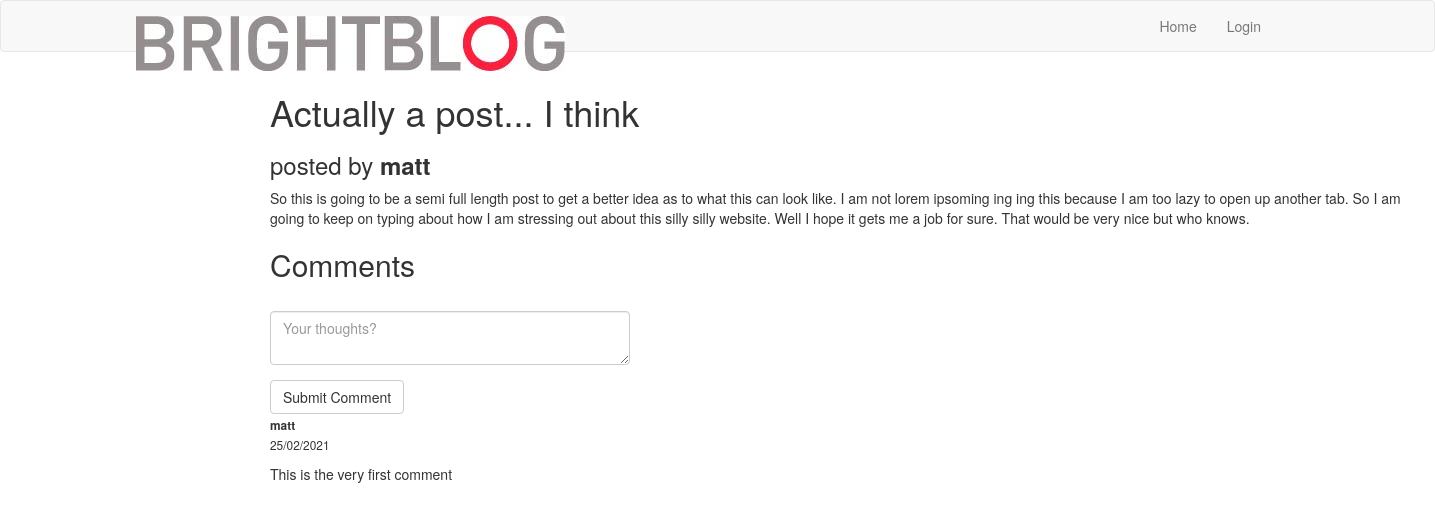
The page /showpost/3 on the database its author committed.
### app/models.py (models this page shows, shortened)
class Post(db.Model):
    id = db.Column(db.Integer, primary_key=True)
    title = db.Column(db.String(150))
    body = db.Column(db.Text())
    timestamp = db.Column(db.DateTime, index=True, default=datetime.utcnow)
    user_id = db.Column(db.Integer, db.ForeignKey('user.id'))

class User(UserMixin, db.Model):
    id = db.Column(db.Integer, primary_key=True)
    username = db.Column(db.String(64), index=True, unique=True)
    email = db.Column(db.String(120), index=True, unique=True)
    password_hash = db.Column(db.String(128))
    posts = db.relationship('Post', backref='author', lazy='dynamic')
    comments = db.relationship('Comment', backref='author', lazy='dynamic')

class Comment(db.Model):
    _N = 6 # number of digits used for each component of path
    id = db.Column(db.Integer, primary_key=True)
    text = db.Column(db.String(500))
    user_id = db.Column(db.Integer, db.ForeignKey('user.id'))
    post_id = db.Column(db.Integer, db.ForeignKey('post.id'))
    timestamp = db.Column(db.DateTime(), default=datetime.utcnow, index=True)
    path = db.Column(db.Text, index=True)
    parent_id = db.Column(db.Integer, db.ForeignKey('comment.id'))
    replies = db.relationship(
        'Comment', backref=db.backref('parent', remote_side=[id]),
        lazy='dynamic')

### app/routes.py (the view)
@app.route('/showpost/<int:post_id>', methods=['GET', 'POST'])
def show_post(post_id):
    form = CommentForm()
    post = Post.query.get(post_id)
    comments = Comment.query.filter_by(post_id=post_id).order_by(Comment.timestamp.asc())
    if post is not None:
        if form.validate_on_submit():
            comment = Comment(text=form.comment.data, author=current_user, post_id=post_id)
            comment.save()
            flash('Your comment has been posted!')
            return redirect(url_for('show_post', post_id=post.id))
        return render_template('showpost.html', title=post.title, form=form, post=post, comments=comments)
    else:
        return render_template('404.html', title='Page not found.')

### app/forms.py (shortened to what this page needs)
class CommentForm(FlaskForm):
    comment = TextAreaField('', render_kw={'placeholder': 'Your thoughts?'}, validators=[DataRequired(), Length(min=1, max=500)])
    submit = SubmitField('Submit Comment')

### app/templates/showpost.html (shortened to what this page needs)
{% extends "base.html" %}
{% import 'bootstrap/wtf.html' as wtf %}
{% block app_content %}
<div class="container">
    <h1>{{ post.title }}</h1>
    <h3>posted by <b>{{ post.author.username }}</b></h3>
    <p>{{post.body}}</p>
    <h2>Comments</h2>
    <div class="row">
        <div class="col-md-4">
            {{ wtf.quick_form(form) }}
        </div>
    </div>
    {% if comments is not none %}
        {% for comment in comments %}
            <div>
                <p>
                    <small>
                        <b>{{ comment.author.username }}<br></b> {{ comment.timestamp.strftime("%d/%m/%Y") }}
                    </small>
                </p>
                <p>{{ comment.text }}</p>
            </div>
        {% endfor %}
    {% endif %}
</div>
{% endblock %}

### app/static/brightblog.css (style rules this page uses)
.container { margin-left: 120px; margin-right: 120px; }

### rows shown on the page
Post: title "Actually a post... I think", body "So this is going to be a semi full length post to get a better idea as to what this can look like. I am not lorem ipsoming ing ing this because I am too lazy to open up another tab. So I am going to keep on typing about how I am stressing out about this silly silly website. Well I hope it gets me a job for sure. That would be very nice but who knows."
User: author.username "matt"
Comment: author.username "matt", timestamp "25/02/2021", text "This is the very first comment"
